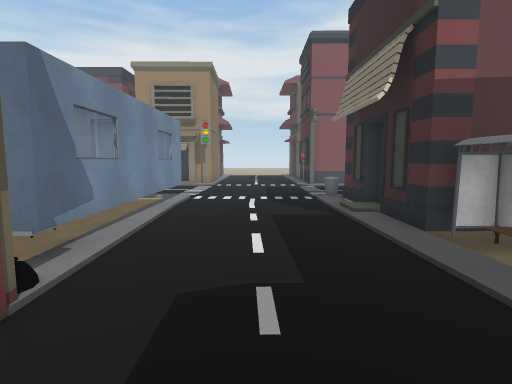
View 1 (above)

23 first-person views from a walk through a 3-D level made in the Unity game engine. The camera is 1.5 m above the floor, tilts 6° down and sees 80° across. Doors are open. The floor is counted in squares, 1 m on a side. Each view is taken from the middle of a square. On the plan, view 1 faces up. The plan holds only what a view shows up to about 15 squares ahead; the rest is blank. The place goes on beyond the plan. The player is left out.

View 2
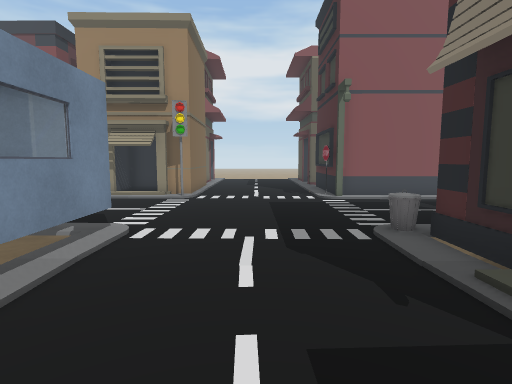

View 3
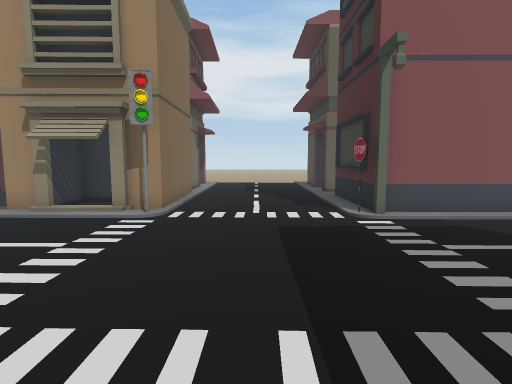

View 4
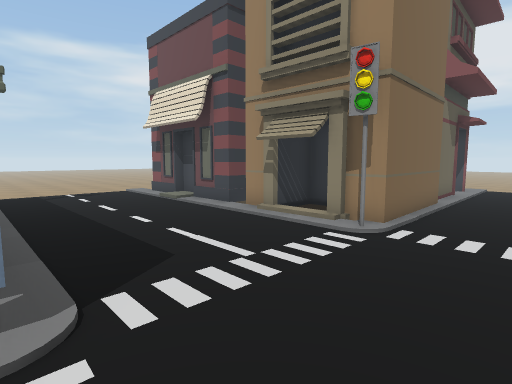

View 5
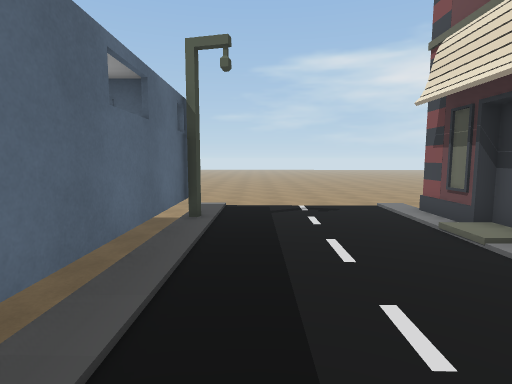

View 6
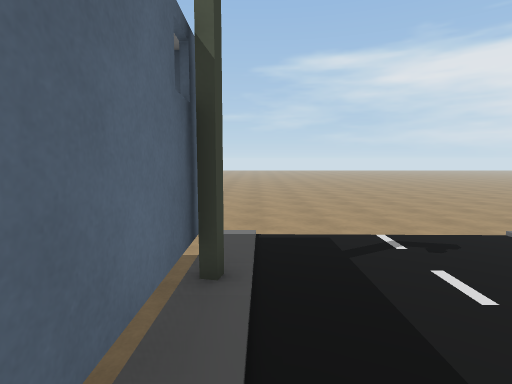

View 7
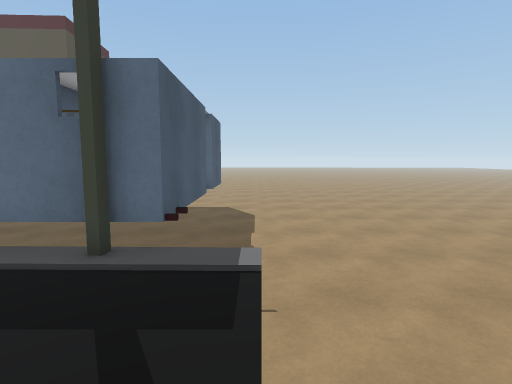

View 8
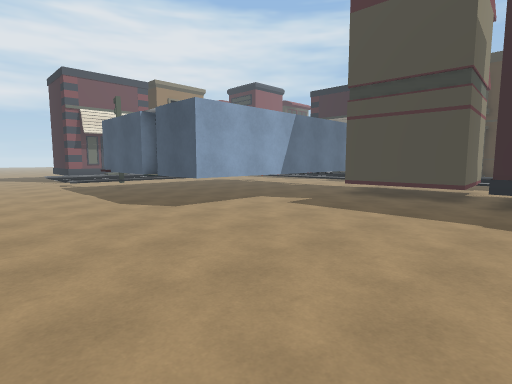

View 9
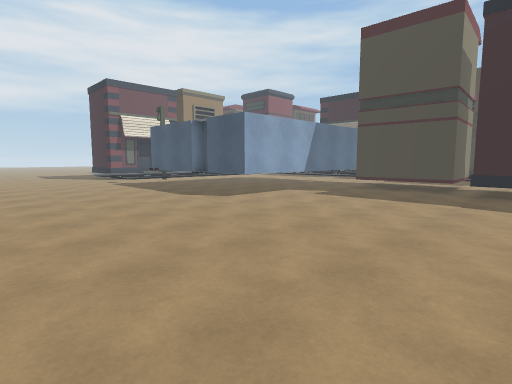

View 10
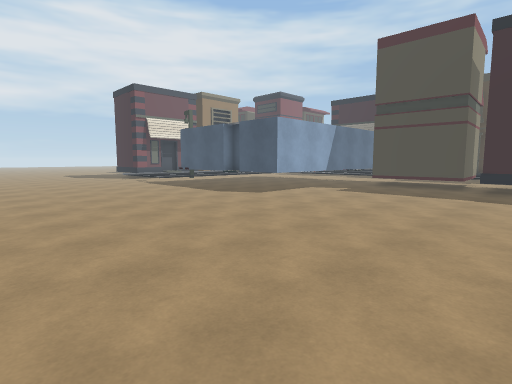

View 11
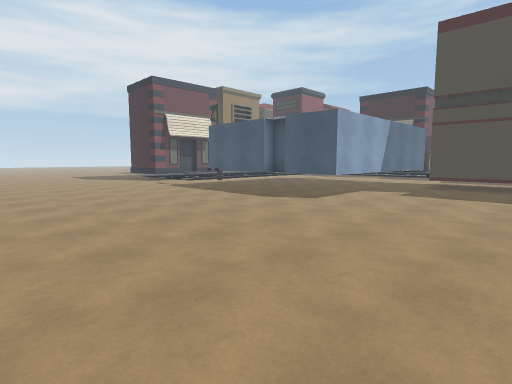

View 12
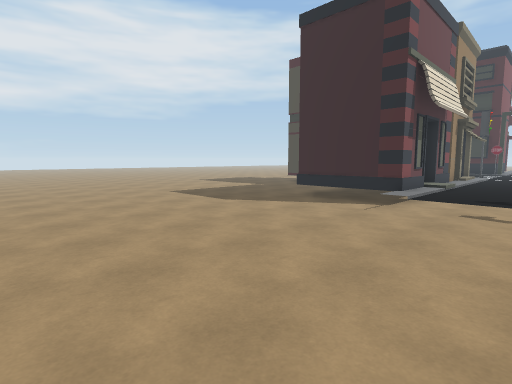

View 13
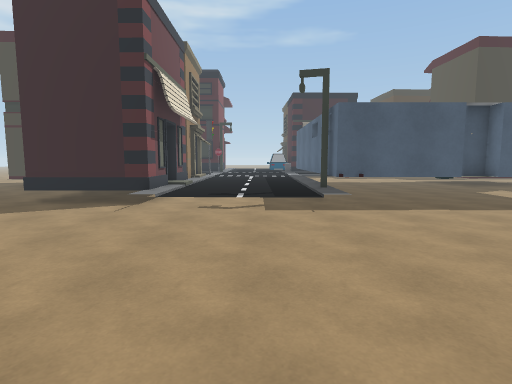

View 14
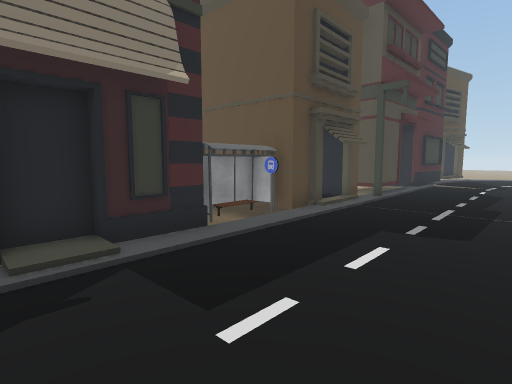

View 15
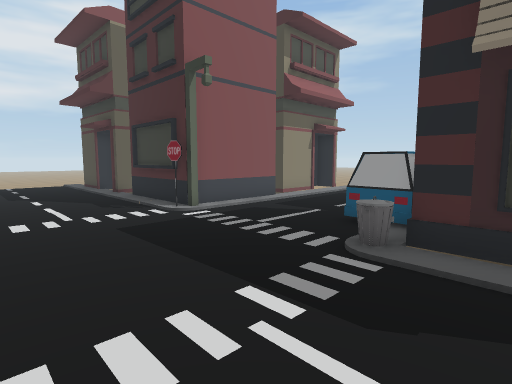

View 16
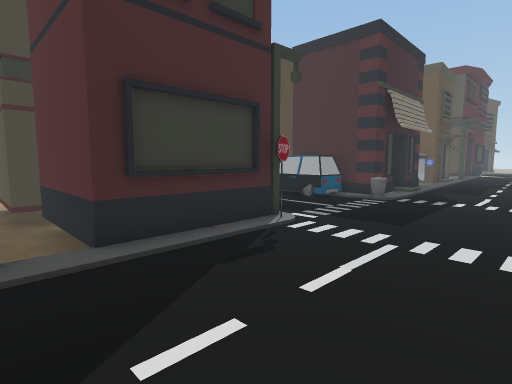

View 17
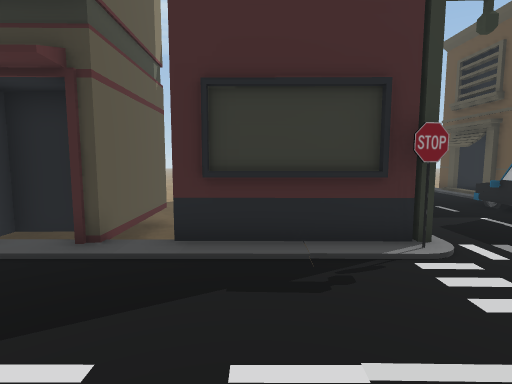

View 18
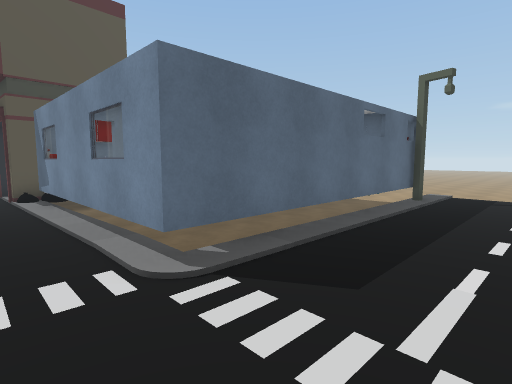

View 19
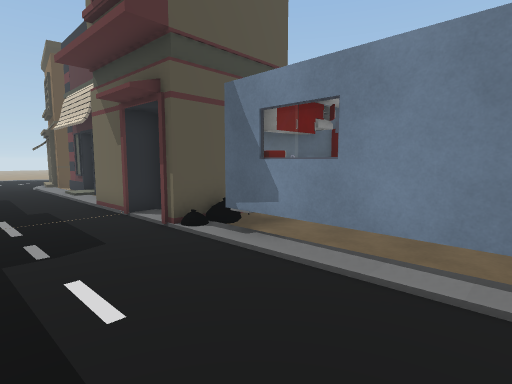

View 20
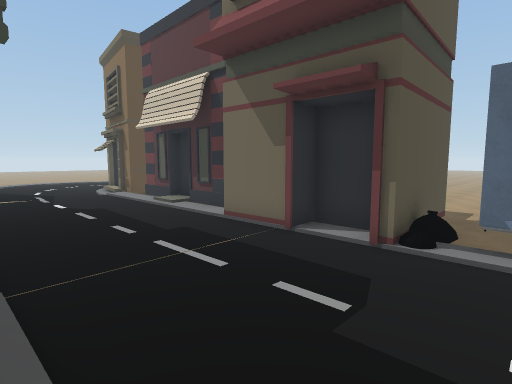

View 21
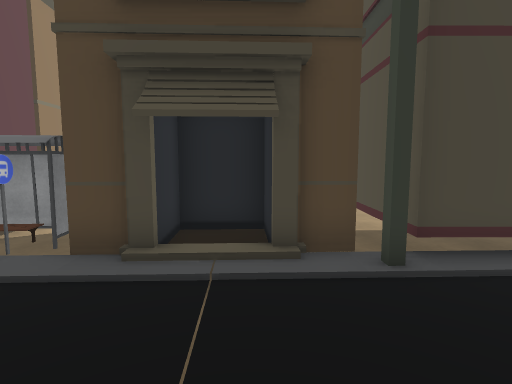

View 22
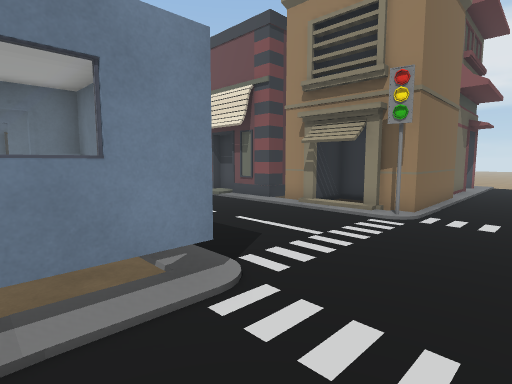

View 23
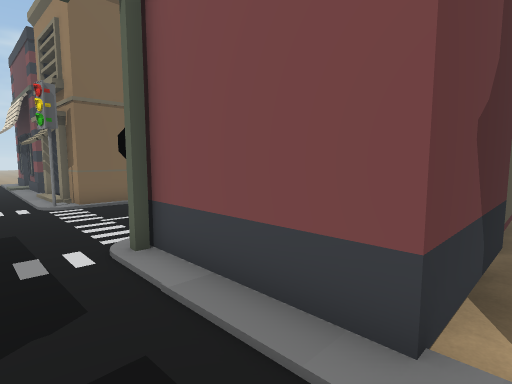

### Floor plan
Key: @ floor where view 1 was taken; # wall or solid block; x gap in a wall; . main floor; : floor 0.5 m higher than the main floor; + floor 0.75 m higher than the main floor; / step, stairs or slope; D open door; ^ raised ledge; T thing the floor can be seen under or through; B building; O other object.
Columns run from 24 left of view 1 to 12 right of it. Each row starts with its distance up from view 1.
 24 .............        #:::::#B###...
 23 ...........#         #::::::.....###
 22 ...........#         #:::::#####.#
 21 ...........#      ####:::::B   #.
 20 ...........##  ####B #:::::#   #.
 19 .........//B####B#B:##:::::##  #.###
 18 ........./::://::::::::::::O####::::
 17 ........./::::::::::::::::::::::::::
 16 ........./::::::::::::::::::::::::
 15 ........./::::::::::::::::::::::::
 14 ........./:::::::::::::::::::###:::
 13 ........./:::::::::::::::::::###^:::
 12 .........//O###  #TTTT:::::^B## B B++
 11  ..........# D       T:::::BB     # #
 10  ..........#         #:::::/#       #
  9  ..........#         #:::::+#
  8  ..........#         D::::::#
  7 ...........#         #::::::#
  6 ...........#         #::::::##
  5 ...........#         #::::::##.
  4 ...........######## ##::::::##.
  3 ..................# #BB:::::##
  2 ..................# ##::::::B#
  1 ..................#  #:::::::#
  0 ..................#  ##:@:::###
 -1 ..................#  ##:::::#
 -2 ..................x../:::::O#BB
 -3 .................#  BB:::::##   ..
 -4  ................#   #:::::#    ..
 -5 . .......             ::::::

Where each view was taken, in squares from view 1:
view 1: 0 up, 0 right, facing up
view 2: 6 up, 0 right, facing up
view 3: 10 up, 0 right, facing up
view 4: 12 up, 0 right, facing up-left
view 5: 14 up, 5 left, facing left
view 6: 13 up, 9 left, facing left
view 7: 17 up, 15 left, facing down
view 8: 4 down, 19 left, facing up-right
view 9: 5 down, 22 left, facing up-right
view 10: 5 down, 24 left, facing up-right
view 11: 2 down, 24 left, facing up-right
view 12: 15 up, 24 left, facing up-right
view 13: 15 up, 24 left, facing right
view 14: 10 up, 2 left, facing down-right
view 15: 10 up, 2 left, facing up-right
view 16: 24 up, 2 left, facing down-right
view 17: 21 up, 2 left, facing right
view 18: 16 up, 1 left, facing down-left
view 19: 9 up, 1 right, facing down-left
view 20: 5 up, 3 right, facing down-left
view 21: 0 up, 1 left, facing right
view 22: 10 up, 0 right, facing up-left
view 23: 16 up, 8 right, facing up-left
